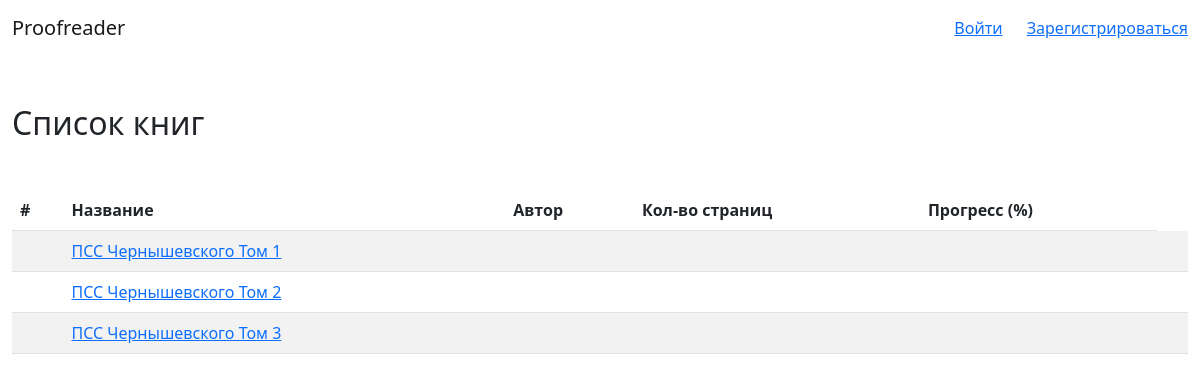
Screenshot of /book with the database file from the repository.
### books/models.py (models this page shows, shortened)
class Book(models.Model):
    id = models.UUIDField(primary_key=True, default=uuid.uuid4, editable=False)
    name = models.CharField(max_length=100)
    author = models.ForeignKey(Author, on_delete=models.PROTECT, related_name="books")

### books/views.py (the view)
# urls.py: path("book", BookListView.as_view(), name="book_list"),
class BookListView(ListView):
    model = Book
    template_name = "book/book_list.html"

### templates/book/book_list.html (shortened to what this page needs)
{% extends 'base.html' %}
{% block content %}
    <div class="container-xxl my-5">
        <h2>Список книг</h2>
        <table class="table my-5 table-striped table-hover">
            <thead>
                <tr>
                    <th scope="col">#</th>
                    <th scope="col">Название</th>
                    <th scope="col">Автор</th>
                    <th scope="col">Кол-во страниц</th>
                    <th scope="col">Прогресс (%)</th>
                </tr>
            </thead>
            <tbody>
                {% for book in object_list %}
                    <tr>
                        <th scope="row"></th>
                        <td>
                            <a href="{% url "page_list" book.id %}">{{ book.name }}</a>
                        </td>
                        <td></td>
                        <td></td>
                        <td></td>
                        <td></td>
                    </tr>
                {% endfor %}
            </tbody>
        </table>
    </div>
{% endblock content %}

### rows the page displays
Book: name "ПСС Чернышевского Том 1"
Book: name "ПСС Чернышевского Том 2"
Book: name "ПСС Чернышевского Том 3"
